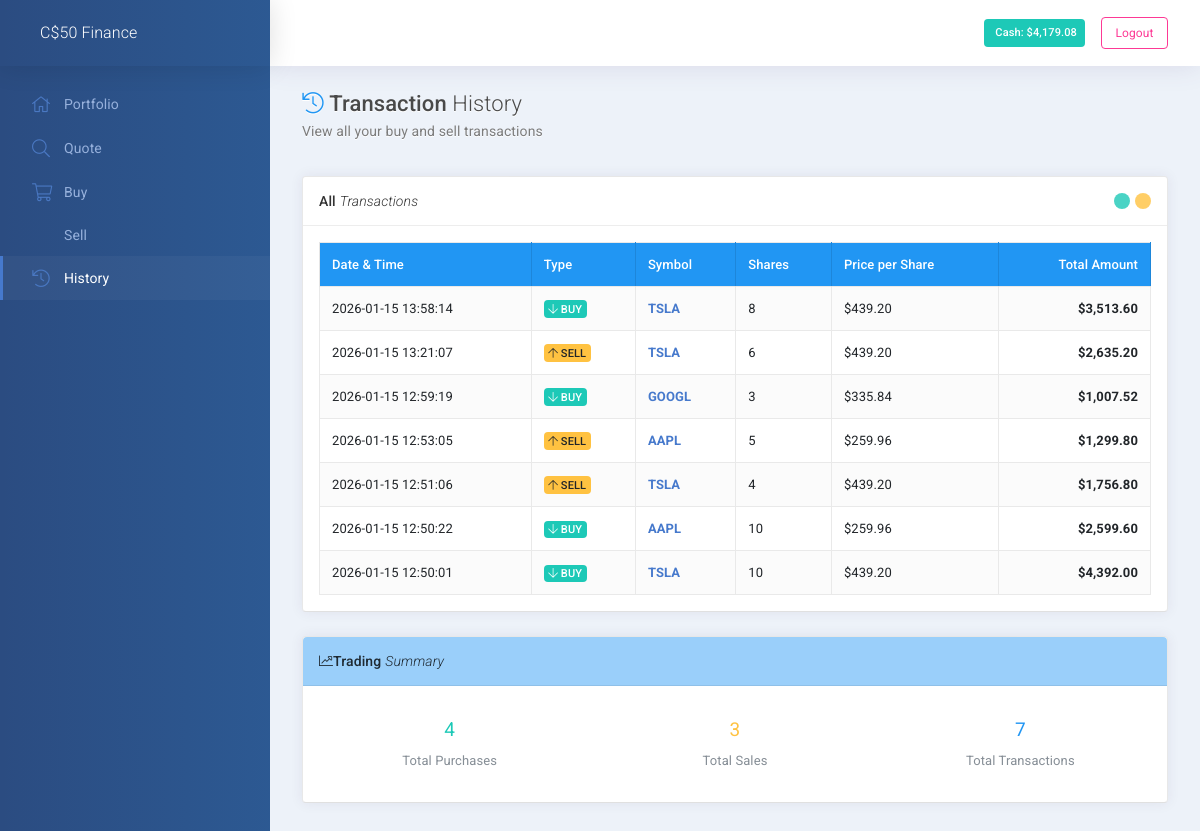
The page /history (signed in) on the database its author committed.
### model.py (models this page shows, shortened)
class Base(DeclarativeBase):
    pass

class User(Base):
    __tablename__ = "user"
    id = mapped_column(Integer, primary_key=True)
    full_names = mapped_column(String(255))
    username = mapped_column(String(255))
    create_date: Mapped[datetime] = mapped_column(insert_default=func.now())
    password_hash = mapped_column(String(1000))
    addresses: Mapped[List["Address"]] = relationship(back_populates="user")
    portfolio: Mapped["Portfolio"] = relationship(back_populates="user")
    cash: Mapped[int] = mapped_column(insert_default=10000)
    email: Mapped[str] = mapped_column(String(255), nullable=False)
    @property
    def password(self):
        raise AttributeError('password is not a readable attribute')

class Transaction(Base):
    __tablename__ = 'transactions'
    id = Column(Integer, primary_key=True)
    user_id = Column(Integer, ForeignKey('user.id'))
    symbol = Column(String(15))
    quantity = Column(Integer)
    price = Column(Float)
    transaction_type = Column(String(10))  # 'BUY' or 'SELL'
    timestamp = Column(DateTime, default=func.now())

### app.py (the view)
@app.route("/history")
@login_required
def history():
    user_id = current_user.id
    transactions = session_db.query(Transaction).filter_by(user_id=user_id).order_by(Transaction.timestamp.desc()).all()
    return render_template("history.html", transactions=transactions)

### app.py (called while the page is built)
@app.after_request
def after_request(response):
    response.headers["Cache-Control"] = "no-cache, no-store, must-revalidate"
    response.headers["Expires"] = 0
    response.headers["Pragma"] = "no-cache"
    return response

@login_manager.user_loader
def load_user(user_id):
    user = session_db.query(User).get(int(user_id))
    return user

### helpers.py (called while the page is built)
def login_required(f):
    @wraps(f)
    @flask_login_required
    def decorated_function(*args, **kwargs):
        return f(*args, **kwargs)
    return decorated_function

def usd(value):
    return f"${value:,.2f}"

### templates/history.html (shortened to what this page needs)
{% extends "layout.html" %}
{% block main %}
<div class="subheader">
  <h1 class="subheader-title">
    <i class='fal fa-history text-info'></i> Transaction <span class='fw-300'>History</span>
    <small>
      View all your buy and sell transactions
    </small>
  </h1>
</div>
<div class="row">
  <div class="col-xl-12">
    <div id="panel-1" class="panel">
      <div class="panel-hdr">
        <h2>
          All <span class="fw-300"><i>Transactions</i></span>
        </h2>
        <div class="panel-toolbar">
          <button class="btn btn-panel" data-action="panel-collapse" data-toggle="tooltip" data-offset="0,10" data-original-title="Collapse"></button>
          <button class="btn btn-panel" data-action="panel-fullscreen" data-toggle="tooltip" data-offset="0,10" data-original-title="Fullscreen"></button>
        </div>
      </div>
      <div class="panel-container show">
        <div class="panel-content">
          {% if transactions %}
          <table class="table table-bordered table-hover table-striped w-100 m-0">
            <thead class="bg-info-500 text-white">
              <tr>
                <th>Date & Time</th>
                <th>Type</th>
                <th>Symbol</th>
                <th>Shares</th>
                <th>Price per Share</th>
                <th class="text-right">Total Amount</th>
              </tr>
            </thead>
            <tbody>
              {% for transaction in transactions %}
              <tr>
                <td>{{ transaction.timestamp.strftime('%Y-%m-%d %H:%M:%S') }}</td>
                <td>
                  {% if transaction.transaction_type == 'BUY' %}
                    <span class="badge badge-success">
                      <i class="fal fa-arrow-down"></i> BUY
                    </span>
                  {% else %}
                    <span class="badge badge-warning">
                      <i class="fal fa-arrow-up"></i> SELL
                    </span>
                  {% endif %}
                </td>
                <td class="fw-700 text-primary">{{ transaction.symbol }}</td>
                <td>{{ transaction.quantity }}</td>
                <td>{{ transaction.price | usd }}</td>
                <td class="fw-700 text-right">{{ (transaction.price * transaction.quantity) | usd }}</td>
              </tr>
              {% endfor %}
            </tbody>
          </table>
          {% endif %}
        </div>
      </div>
    </div>
  </div>
</div>
{% if transactions %}
<div class="row">
  <div class="col-xl-12">
    <div id="panel-2" class="panel">
      <div class="panel-hdr bg-info-50">
        <h2>
          <i class="fal fa-chart-line"></i> Trading <span class="fw-300"><i>Summary</i></span>
        </h2>
      </div>
      <div class="panel-container show">
        <div class="panel-content">
          <div class="row">
            <div class="col-md-4">
              <div class="text-center p-3">
                <h3 class="text-success">
                  {{ transactions | selectattr('transaction_type', 'equalto', 'BUY') | list | length }}
                </h3>
                <p class="text-muted mb-0">Total Purchases</p>
              </div>
            </div>
            <div class="col-md-4">
              <div class="text-center p-3">
                <h3 class="text-warning">
                  {{ transactions | selectattr('transaction_type', 'equalto', 'SELL') | list | length }}
                </h3>
                <p class="text-muted mb-0">Total Sales</p>
              </div>
            </div>
            <div class="col-md-4">
              <div class="text-center p-3">
                <h3 class="text-info">
                  {{ transactions | length }}
                </h3>
                <p class="text-muted mb-0">Total Transactions</p>
              </div>
            </div>
          </div>
        </div>
      </div>
    </div>
  </div>
</div>
{% endif %}
{% endblock %}

### templates/layout.html (shortened to what this page needs)
<!DOCTYPE html>
<html lang="en">
  <head>
    <link rel="stylesheet" media="screen, print" href="{{ url_for('static', filename='css/vendors.bundle.css') }}">
    <link rel="stylesheet" media="screen, print" href="{{ url_for('static', filename='css/app.bundle.css') }}">
    <link rel="stylesheet" media="screen, print" href="{{ url_for('static', filename='css/themes/cust-theme-3.css') }}">
  </head>
  <body class="mod-bg-1 mod-nav-link nav-function-fixed">
      <div class="page-wrapper">
	<div class="page-inner">
	  {% if current_user.is_authenticated %}
	  <aside class="page-sidebar">
	    <div class="page-logo">
	      <a href="/" class="page-logo-link d-flex align-items-center">
		<span class="page-logo-text">C$50 Finance</span>
	      </a>
	    </div>
	    <nav id="js-primary-nav" class="primary-nav" role="navigation">
	      <ul id="js-nav-menu" class="nav-menu">
		<li class="{{ 'active' if request.path == '/' }}"><a href="/"><i class="fal fa-home"></i> <span class="nav-link-text">Portfolio</span></a></li>
		<li class="{{ 'active' if request.path == '/quote' }}"><a href="/quote"><i class="fal fa-search"></i> <span class="nav-link-text">Quote</span></a></li>
		<li class="{{ 'active' if request.path == '/buy' }}"><a href="/buy"><i class="fal fa-shopping-cart"></i> <span class="nav-link-text">Buy</span></a></li>
		<li class="{{ 'active' if request.path == '/sell' }}"><a href="/sell"> <span class="nav-link-text">Sell</span></a></li>
		<li class="{{ 'active' if request.path == '/history' }}"><a href="/history"><i class="fal fa-history"></i> <span class="nav-link-text">History</span></a></li>
	      </ul>
	    </nav>
	  </aside>
	  {% endif %}
	  <div class="page-content-wrapper">
	    <header class="page-header" role="banner">
	      <div class="ml-auto d-flex align-items-center">
		{% if current_user.is_authenticated %}
		<div class="mr-3">
		  <span class="badge badge-success p-2">
		     Cash: {{ current_user.cash | usd }}
		  </span>
		</div>
		<a href="/logout" class="btn btn-sm btn-outline-danger">Logout</a>
		{% else %}
		<a href="{{ url_for('login') }}" class="btn btn-sm btn-primary mr-2">Login</a>
		<a href="{{ url_for('register') }}" class="btn btn-sm btn-outline-primary">Register</a>
		{% endif %}
	      </div>
	    </header>
	    <main id="js-page-content" role="main" class="page-content">
	      {% block main %}{% endblock %}
	    </main>
	  </div>
	</div>
      </div>
    </body>
</html>

### static/css/themes/cust-theme-3.css (style rules this page uses)
.page-logo, .page-sidebar, .nav-footer, .bg-brand-gradient { background-image: -webkit-gradient(linear, right top, left top, from(rgba(51, 148, 225, 0.18)), to(transparent)); background-image: linear-gradient(270deg, rgba(51, 148, 225, 0.18), transparent); background-color: #2b4c81; }
html body { background-color: #fff; }
.page-header { background-color: #fff; }
.nav-menu li.active > a { color: white; background-color: rgba(255, 255, 255, 0.04); -webkit-box-shadow: inset 3px 0 0 #4679cc; box-shadow: inset 3px 0 0 #4679cc; }
.nav-menu li.active:not(.open) > a:before { color: #24b3a4; }
.nav-menu li a { color: #97b1dc; }
.nav-menu li a > [class*='fa-'], .nav-menu li a > .ni { color: #4a78c2; }
.page-content-wrapper { background-color: #edf2f9; }
.subheader-title { color: #494949; text-shadow: #fff 0 1px; }
.subheader-title small { color: #7c7c7c; }
.panel { background-color: #fff; border-bottom: 1px solid #e0e0e0; }
.panel-hdr { background: #fff; }
.panel-toolbar .btn-panel[data-action="panel-collapse"], .panel-toolbar .btn-panel.js-panel-collapse { background: #1dc9b7; }
.panel-toolbar .btn-panel[data-action="panel-fullscreen"], .panel-toolbar .btn-panel.js-panel-fullscreen { background: #ffc241; }
.bg-info-50 { background-color: #9acffa; color: rgba(0, 0, 0, 0.8); }
.bg-info-500 { background-color: #2196F3; color: white; }
.btn-outline-danger { color: #fd3995; border-color: #fd3995; }
.text-primary { color: #4679cc !important; }
.text-success { color: #1dc9b7 !important; }
.text-info { color: #2196F3 !important; }
.text-warning { color: #ffc241 !important; }

### rows shown on the page
User: cash "$4,179.08"
Transaction: transaction_type "BUY" (drawn), (transaction.price*transaction.quantity)|usd "$3,513.60"
Transaction: transaction_type "SELL" (drawn), (transaction.price*transaction.quantity)|usd "$2,635.20"
Transaction: transaction_type "BUY" (drawn), (transaction.price*transaction.quantity)|usd "$1,007.52"
Transaction: transaction_type "SELL" (drawn), (transaction.price*transaction.quantity)|usd "$1,299.80"
Transaction: transaction_type "SELL" (drawn), (transaction.price*transaction.quantity)|usd "$1,756.80"
Transaction: transaction_type "BUY" (drawn), (transaction.price*transaction.quantity)|usd "$2,599.60"
Transaction: transaction_type "BUY" (drawn), (transaction.price*transaction.quantity)|usd "$4,392.00"

### other values the page prints
{{ transactions | length }} "7"
